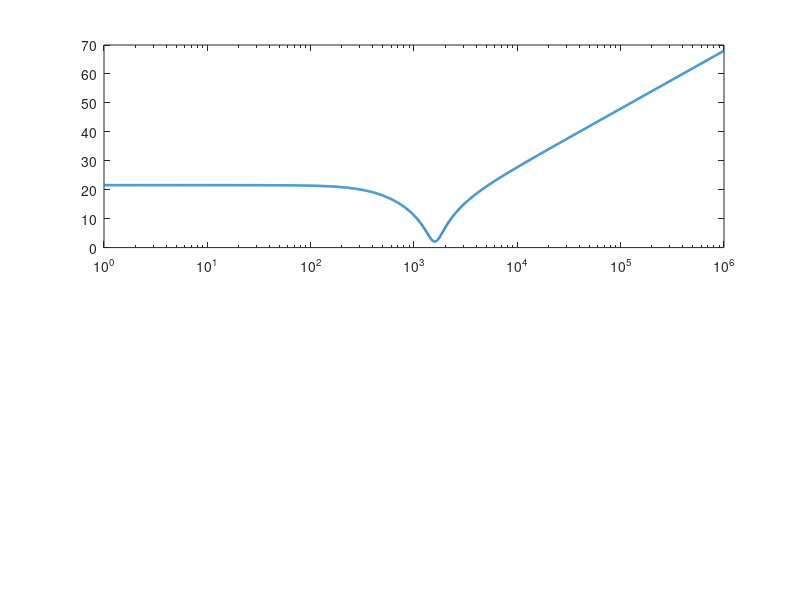

Reproduce this figure in MATLAB. (Note: this script raises an error after producing the figure.)
%% ============================================================
% Z_D, Z_N, Z_O and Ratio Bode Plots
% =============================================================

clear;
clc;
close all;

%% ============================================================
% Converter Parameters
% =============================================================

D = 0.5;            % Duty ratio
L = 100e-6;         % Inductance (H)
C = 100e-6;         % Capacitance (F)
R = 3; % Load resistance (Ohm)
R_f = 1% resistance (Ohm)
C_b = 4700e-6;
C_f = 370e-6;
L_f = 430e-6;

%% ============================================================
% Resonant Frequency
% =============================================================

w_o = 1/sqrt(L*C);              % rad/s
f_o = w_o/(2*pi);               % Hz

fprintf('\n========================================\n');
fprintf('Converter Parameters\n');
fprintf('========================================\n');

fprintf('D       = %.3f\n', D);
fprintf('L       = %.2e H\n', L);
fprintf('C       = %.2e F\n', C);
fprintf('R       = %.2f Ohm\n', R);

fprintf('\nResonant frequency:\n');
fprintf('wo      = %.2f rad/s\n', w_o);
fprintf('fo      = %.2f Hz\n', f_o);

%% ============================================================
% Q Factor and Damping Ratio
% =============================================================

Q = w_o * R * C;
zeta = 1/(2*Q);

fprintf('\nQ factor       = %.3f\n', Q);
fprintf('Damping ratio  = %.4f\n', zeta);

%% ============================================================
% Laplace Variable
% =============================================================

s = tf('s');

%% ============================================================
% Impedances
% =============================================================

% ------------------------------------------------------------
% Z_D
%
% Z_D = (1/D^2) [sL + R/(1+sRC)]
% ------------------------------------------------------------

Z_D = (1/D^2) * ...
      (s*L + R/(1 + s*R*C));


% ------------------------------------------------------------
% Z_N
%
% Z_N = -R/D^2
% ------------------------------------------------------------

Z_N = -R/D^2;


% ------------------------------------------------------------
% Z_O
%
% Z_O = sL || 1/(sC)
%
% Z_O = sL/(1+s^2LC)
% ------------------------------------------------------------

% Z_O = (s*L)/(1 + s^2*L*C);
Z_O = (s*L_f)/(1 + s^2*L_f*C_f);

%% ============================================================
% Ratio
%
% H(s) = (1 + Z_O/Z_N)/(1 + Z_O/Z_D)
% =============================================================

H_ratio = (1 + Z_O/Z_N) / ...
          (1 + Z_O/Z_D);

%% ============================================================
% Ratio
%
% G_vd = G_vd*H(s)  ============Transfer function with input filter 
% =============================================================
G_vd = D/(1+L/R*s+s^2*L*C);
H_ratio = (1 + Z_O/Z_N) / ...
          (1 + Z_O/Z_D);
G_vd_filter = G_vd*H_ratio;


%% ============================================================
% Display Transfer Functions
% =============================================================

fprintf('\n========================================\n');
fprintf('Transfer Functions\n');
fprintf('========================================\n');

disp('Z_D(s) = ');
Z_D

disp('Z_N(s) = ');
Z_N

disp('Z_O(s) = ');
Z_O

disp('H(s) = ');
H_ratio

%% ============================================================
% Frequency Range
% =============================================================

f = logspace(0,6,2000);      % Hz
w = 2*pi*f;                  % rad/s

%% ============================================================
% Z_D Bode Data
% =============================================================

[mag_D,phase_D] = bode(Z_D,w);

mag_D = squeeze(mag_D);
phase_D = squeeze(phase_D);

%% ============================================================
% Z_N Bode Data
% =============================================================
%
% Z_N is a CONSTANT.
% Therefore create vectors having the same length as f.
% =============================================================

mag_N = abs(Z_N) * ones(size(f));

% Negative real impedance has phase = +180 degrees
phase_N = 180 * ones(size(f));

mag_N_dB = 20*log10(mag_N);

%% ============================================================
% Z_O Bode Data
% =============================================================

[mag_O,phase_O] = bode(Z_O,w);

mag_O = squeeze(mag_O);
phase_O = squeeze(phase_O);

%% ============================================================
% H Ratio Bode Data
% =============================================================

[mag_H,phase_H] = bode(H_ratio,w);

mag_H = squeeze(mag_H);
phase_H = squeeze(phase_H);

%% ============================================================
% H Ratio Bode Data
% =============================================================

[mag_G_vd,phase_G_vd] = bode(G_vd,w);

mag_G_vd = squeeze(mag_G_vd);
phase_G_vd = squeeze(phase_G_vd);

[mag_G_vd_filter,phase_G_vd_filter] = bode(G_vd_filter,w);

mag_G_vd_filter = squeeze(mag_G_vd_filter);
phase_G_vd_filter = squeeze(phase_G_vd_filter);


%% ============================================================
% Convert Magnitude to dB
% =============================================================

mag_D_dB = 20*log10(mag_D);
mag_O_dB = 20*log10(mag_O);
mag_H_dB = 20*log10(mag_H);
mag_G_vd_dB = 20*log10(mag_G_vd);
mag_G_vd_filter_dB = 20*log10(mag_G_vd_filter);



%% ============================================================
% FIGURE 1: Z_D
% =============================================================

figure('Name','Bode Plot - Z_D','Color','w');

subplot(2,1,1)

semilogx(f,mag_D_dB,'LineWidth',1.8);

hold on;

xline(f_o,'--r', ...
    sprintf('f_o = %.2f Hz',f_o), ...
    'LineWidth',1.5);

grid on;

ylabel('Magnitude (dB)');
title('Bode Plot of Z_D(s)');

xlim([min(f) max(f)]);


subplot(2,1,2)

semilogx(f,phase_D,'LineWidth',1.8);

hold on;

xline(f_o,'--r', ...
    sprintf('f_o = %.2f Hz',f_o), ...
    'LineWidth',1.5);

grid on;

xlabel('Frequency (Hz)');
ylabel('Phase (deg)');

xlim([min(f) max(f)]);

%% ============================================================
% FIGURE 2: Z_N
% =============================================================

figure('Name','Bode Plot - Z_N','Color','w');

subplot(2,1,1)

semilogx(f,mag_N_dB,'LineWidth',1.8);

grid on;

ylabel('Magnitude (dB)');
title('Bode Plot of Z_N(s)');

xlim([min(f) max(f)]);


subplot(2,1,2)

semilogx(f,phase_N,'LineWidth',1.8);

grid on;

xlabel('Frequency (Hz)');
ylabel('Phase (deg)');

xlim([min(f) max(f)]);

%% ============================================================
% FIGURE 3: Z_O
% =============================================================

figure('Name','Bode Plot - Z_O','Color','w');

subplot(2,1,1)

semilogx(f,mag_O_dB,'LineWidth',1.8);

hold on;

xline(f_o,'--r', ...
    sprintf('f_o = %.2f Hz',f_o), ...
    'LineWidth',1.5);

grid on;

ylabel('Magnitude (dB)');
title('Bode Plot of Z_O(s)');

xlim([min(f) max(f)]);


subplot(2,1,2)

semilogx(f,phase_O,'LineWidth',1.8);

hold on;

xline(f_o,'--r', ...
    sprintf('f_o = %.2f Hz',f_o), ...
    'LineWidth',1.5);

grid on;

xlabel('Frequency (Hz)');
ylabel('Phase (deg)');

xlim([min(f) max(f)]);

%% ============================================================
% FIGURE 4: Ratio
% =============================================================

figure('Name','Bode Plot - Ratio','Color','w');

subplot(2,1,1)

semilogx(f,mag_H_dB,'LineWidth',1.8);

hold on;

xline(f_o,'--r', ...
    sprintf('f_o = %.2f Hz',f_o), ...
    'LineWidth',1.5);

yline(0,'--k','LineWidth',1);

grid on;

ylabel('Magnitude (dB)');
title('Bode Plot of H(s)');

xlim([min(f) max(f)]);


subplot(2,1,2)

semilogx(f,phase_H,'LineWidth',1.8);

hold on;

xline(f_o,'--r', ...
    sprintf('f_o = %.2f Hz',f_o), ...
    'LineWidth',1.5);

yline(0,'--k','LineWidth',1);

grid on;

xlabel('Frequency (Hz)');
ylabel('Phase (deg)');

xlim([min(f) max(f)]);

%% ============================================================
% FIGURE 5: Combined Bode Plots
% =============================================================

figure('Name','Combined Bode Plots','Color','w');

%% Magnitude

subplot(2,1,1)

semilogx(f,mag_D_dB,'LineWidth',1.5);
hold on;

semilogx(f,mag_N_dB,'LineWidth',1.5);

semilogx(f,mag_O_dB,'LineWidth',1.5);

semilogx(f,mag_H_dB,'LineWidth',1.8);

xline(f_o,'--r', ...
    sprintf('f_o = %.2f Hz',f_o), ...
    'LineWidth',1.5);

grid on;

ylabel('Magnitude (dB)');
title('Bode Magnitude Plot');

legend('Z_D','Z_N','Z_O','H(s)', ...
       'Location','best');

xlim([min(f) max(f)]);

%% Phase

subplot(2,1,2)

semilogx(f,phase_D,'LineWidth',1.5);
hold on;

semilogx(f,phase_N,'LineWidth',1.5);

semilogx(f,phase_O,'LineWidth',1.5);

semilogx(f,phase_H,'LineWidth',1.8);

xline(f_o,'--r', ...
    sprintf('f_o = %.2f Hz',f_o), ...
    'LineWidth',1.5);

grid on;

xlabel('Frequency (Hz)');
ylabel('Phase (deg)');

title('Bode Phase Plot');

legend('Z_D','Z_N','Z_O','H(s)', ...
       'Location','best');

xlim([min(f) max(f)]);

%% ============================================================
% FIGURE 5: Unfiltered and filterd system  
% =============================================================

figure('Name','Combined Bode Plots','Color','w');

%% Magnitude

subplot(2,1,1)

semilogx(f,mag_G_vd_dB,'LineWidth',1.5);
hold on;

semilogx(f,mag_G_vd_filter_dB,'LineWidth',1.5);
% 
% xline(f_o,'--r', ...
%     sprintf('f_o = %.2f Hz',f_o), ...
%     'LineWidth',1.5);

grid on;

ylabel('Magnitude (dB)');
title('Bode Magnitude Plot');

legend('Z_D','Z_N','Z_O','H(s)', ...
       'Location','best');

xlim([min(f) max(f)]);

%% Phase

subplot(2,1,2)

semilogx(f,phase_G_vd,'LineWidth',1.5);
hold on;

semilogx(f,phase_G_vd_filter,'LineWidth',1.5);

% xline(f_o,'--r', ...
%     sprintf('f_o = %.2f Hz',f_o), ...
%     'LineWidth',1.5);

grid on;

xlabel('Frequency (Hz)');
ylabel('Phase (deg)');

title('Bode Phase Plot');

legend('G_{vd}: without filter','G_{vd}: with filter', ...
       'Location','best');

xlim([min(f) max(f)]);

%% ============================================================
% Numerical Values
% =============================================================

fprintf('\n========================================\n');
fprintf('Important Numerical Values\n');
fprintf('========================================\n');

fprintf('|Z_N| = %.4f Ohm\n',abs(Z_N));
fprintf('Phase(Z_N) = 180 degrees\n');

fprintf('Resonant angular frequency = %.2f rad/s\n',w_o);
fprintf('Resonant frequency = %.2f Hz\n',f_o);

fprintf('========================================\n');
